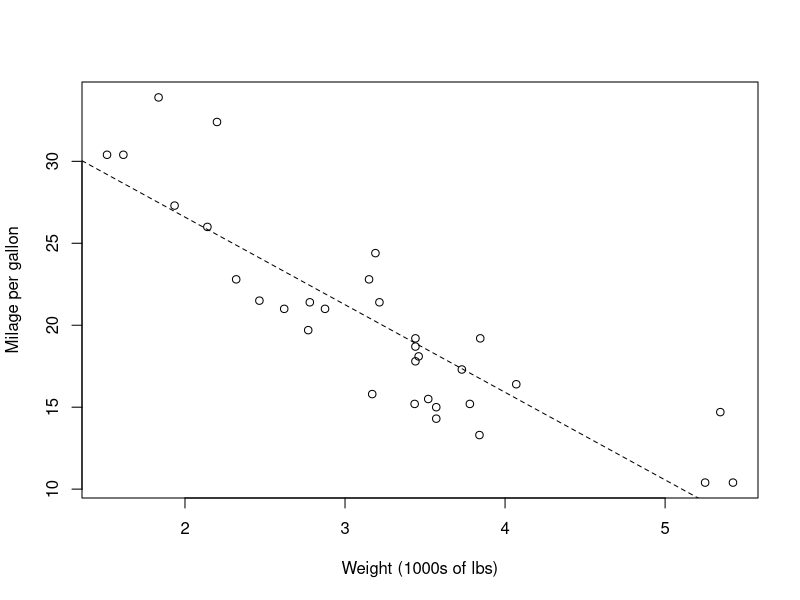
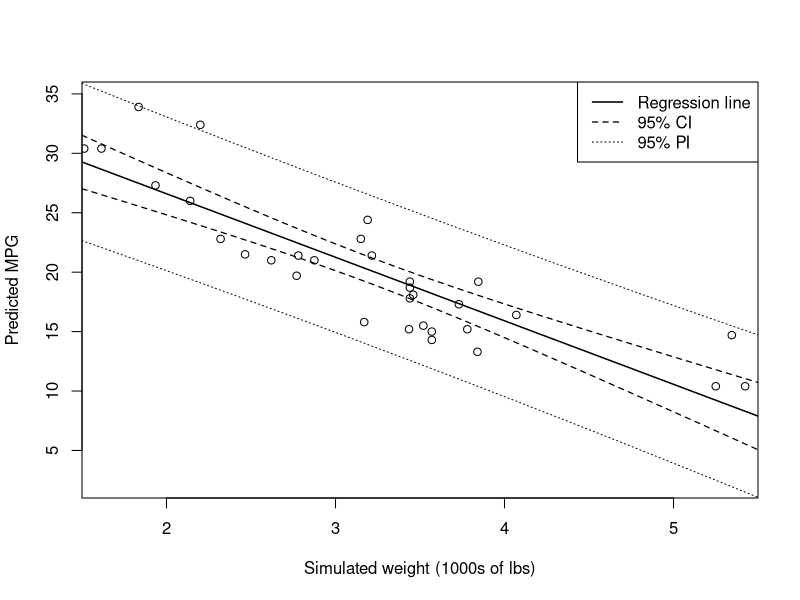

Recreate these plots in R, in order.
## ---- chunk 1
data(mtcars)
## ---- chunk 2
mod <- lm(mpg ~ wt, data = mtcars)
plot(
	x = mtcars$wt,
	y = mtcars$mpg,
	xlab = "Weight (1000s of lbs)",
	ylab = "Milage per gallon"
)
abline(mod, lty = 2, lwd = 1)
## ---- chunk 3
summary(mod)
## ---- chunk 4
# Get confidence intervals for the regression parameters
confint(mod, level = 0.95)
## ---- chunk 5
predict(mod, interval = "confidence", level = 0.95) |>
	head()
## ---- chunk 6
predict(mod, interval = "prediction") |>
	head()
## ---- chunk 7
summary(mtcars$wt)
## ---- chunk 8
new_wts <- seq(1.5, 5.5, 0.1)
## ---- chunk 9
# Has to have the same name as the variable in the linear model
new_wts_df <- data.frame(wt = new_wts)
## ---- chunk 10
new_wts_preds <-
	predict(
		mod,
		newdata = new_wts_df,
		interval = "prediction",
		level = 0.95
	)

# Put the weight values together with the predictions
# You could save this as an object if you wanted to do more with it, like
# make plots.
# See the appendix for the broom::augment() function that does this 
# automatically.
interp_preds <- cbind(new_wts_df, new_wts_preds)
head(interp_preds)
## ---- chunk 11
broom::tidy(mod)
## ---- chunk 12
broom::augment(mod, interval = "confidence")
## ---- chunk 13
broom::augment(mod, interval = "prediction", se_fit = TRUE)
## ---- chunk 14
newdata_preds <-
	broom::augment(
		mod,
		newdata = data.frame(wt = seq(1.5, 5.5, 0.1)),
		interval = "prediction"
	)

newdata_ci <-
	broom::augment(
		mod,
		newdata = data.frame(wt = seq(1.5, 5.5, 0.1)),
		interval = "confidence"
	)
## ---- chunk 15
# Create the plot with the regression line on it
plot(
	# Specify x and y data vectors
	newdata_preds$wt,
	newdata_preds$.fitted,
	# Specify axis titles
	xlab = "Simulated weight (1000s of lbs)",
	ylab = "Predicted MPG",
	# Make a line plot
	type = "l",
	# Change the line thickness (lwd = line width)
	lwd = 1.5,
	# Set the axis limits
	xlim = c(1.5, 5.5),
	ylim = c(1, 36),
	# These are graphical parameters necessary to take the xlim/ylim literally,
	# if you don't have them you will get a little extra space around each limit.
	xaxs = "i",
	yaxs = "i"
)
# Add lines for the CI and PI -- each of these commands adds a line to the plot
lines(
	newdata_ci$wt,
	newdata_ci$.lower,
	# Lty = 2 gives a dashed line (lty = line type)
	lty = 2,
	lwd = 1.25
)
lines(
	newdata_ci$wt,
	newdata_ci$.upper,
	lty = 2,
	lwd = 1.25
)
lines(
	newdata_preds$wt,
	newdata_preds$.lower,
	# Lty = 3 gives a dotted line
	lty = 3
)
lines(
	newdata_preds$wt,
	newdata_preds$.upper,
	lty = 3
)
# Add a legend for the different lty/lwd values
legend(
	"topright",
	c("Regression line", "95% CI", "95% PI"),
	lty = c(1, 2, 3),
	lwd = c(1.5, 1.25, 1)
)
# Add the original data points to the plot
points(mtcars$wt, mtcars$mpg)
## ---- chunk 16
broom::glance(mod)
